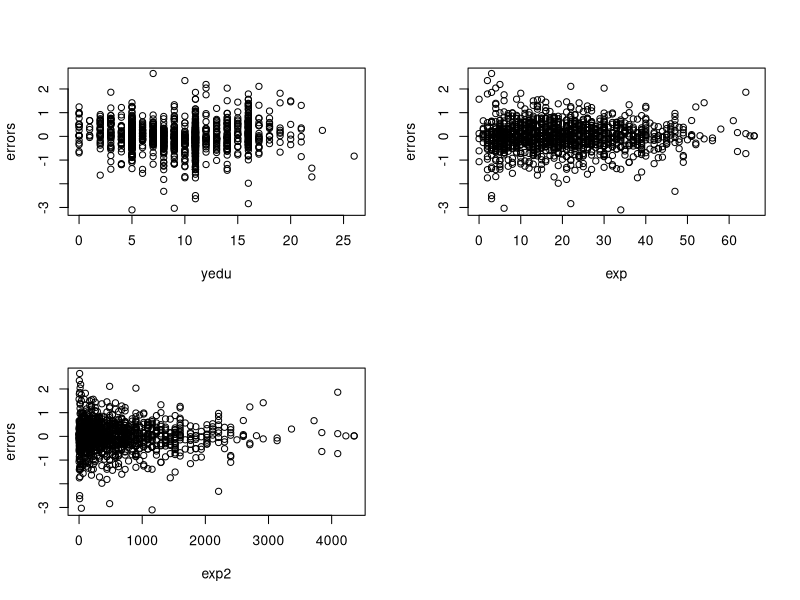

Here is the R script that generated this plot: (Note: this script raises an error after producing the figure.)
## ---- chunk 1
library(lmtest)
## ---- chunk 2
data <- read.csv("data.csv")
str(data)
head(data)

data$exp2 <- data$exp * data$exp
str(data)
head(data)
## ---- chunk 3
model <- lm(Lnih ~ yedu + exp + exp2 + sexo + sexo * yedu + sexo * exp + sexo * exp2, data)
summary(model)
## ---- chunk 4
errors <- resid(model)
str(errors)
## ---- chunk 5
attach(data)
par(mfrow = c(2, 2))

plot(yedu, errors)
plot(exp, errors)
plot(exp2, errors)
plot(sexo, errors)

detach(data)
## ---- chunk 6
bptest(model, studentize = FALSE)
bptest(model, ~ data$exp,studentize = FALSE)
